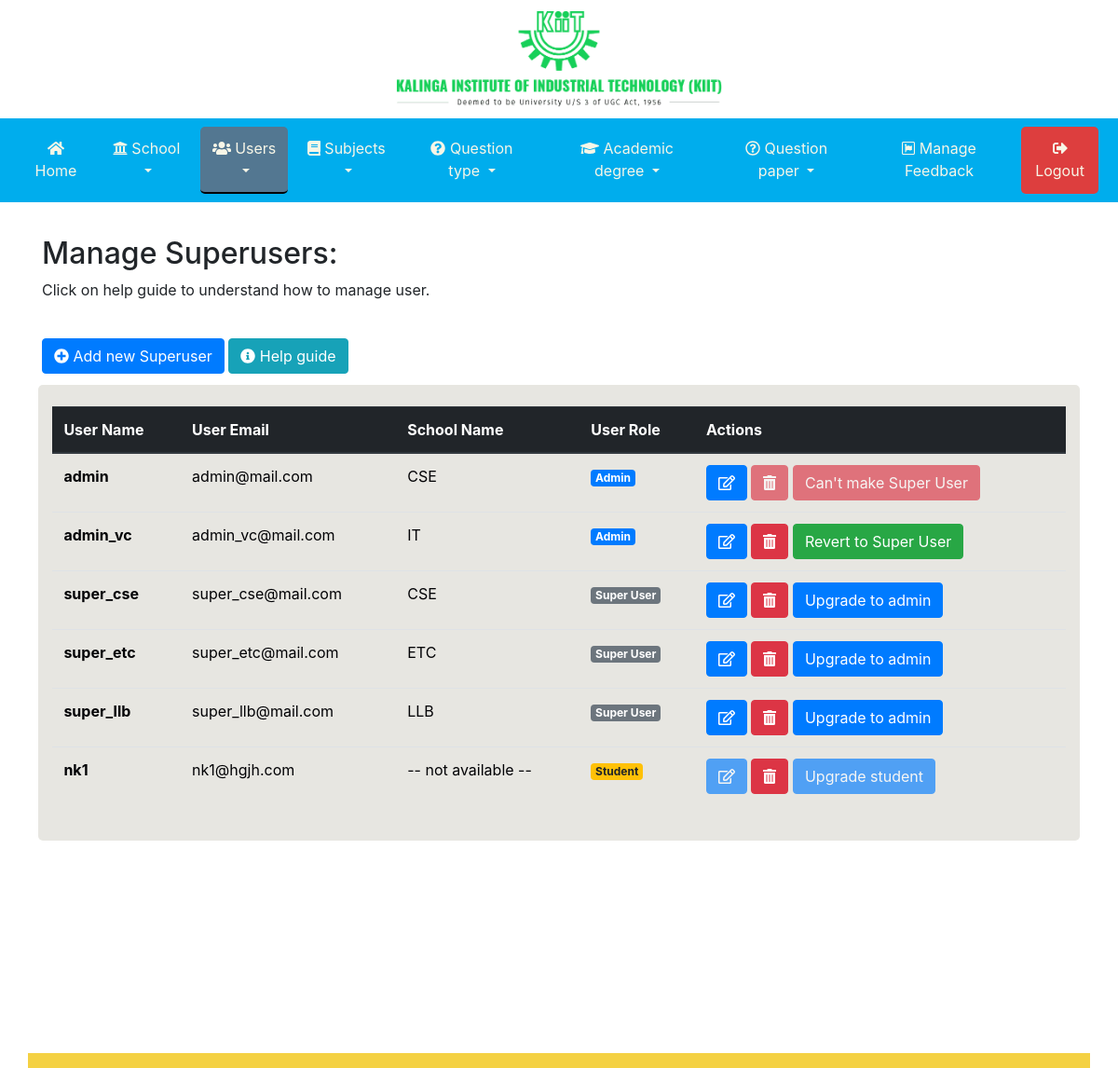
Page /nishi/manage-user.php (signed in) on the committed database.
### tables this page shows
CREATE TABLE `user_info` (
  `user_id` int(4) NOT NULL,
  `school_id` int(4) DEFAULT NULL,
  `name` varchar(100) DEFAULT NULL,
  `email` varchar(100) NOT NULL,
  `password` varchar(50) NOT NULL,
  `is_admin` bit(1) NOT NULL,
  `is_superUser` int(2) DEFAULT NULL,
  `is_student` tinyint(1) DEFAULT NULL,
  `injected_date` timestamp NULL DEFAULT CURRENT_TIMESTAMP
);

CREATE TABLE `school` (
  `school_id` int(4) NOT NULL,
  `school_name` varchar(50) NOT NULL,
  `school_desc` varchar(100) DEFAULT NULL,
  `comments` varchar(100) DEFAULT NULL,
  `injected_date` timestamp NULL DEFAULT CURRENT_TIMESTAMP
);

### nishi/manage-user.php (the view, shortened to what this page needs)
<?php session_start();
      include 'include/header.php';
      include 'include/navbar.php';
?>
<div class="container">
  <h2> Manage Superusers: </h2>
  <p>
    Click on help guide to understand how to manage user.
  </p><br>
    <a href="add-user.php" role="button" class="btn btn-md btn-primary">
      <i class="fa fa-plus-circle"></i>
      Add new Superuser
    </a>
    <button type="button" class="btn btn-md btn-info" data-toggle="modal" data-target="#helpGuide"><i class="fa fa-info-circle"></i> Help guide</button>
  <div class="row">
    <div class="col data-col" id="viewSchools">
        <table class="table">
          <thead class="thead-dark">
            <tr>
            <th scope="col">User Name</th>
            <th scope="col">User Email </th>
            <th scope="col">School Name</th>
            <th scope="col">User Role</th>
            <th scope="col">Actions</th>
          </tr>
        </thead>
        <tbody>
              <?php
              try {
              $pdo = Database::connect();
              $sql = "SELECT t1.user_id, t1.name, t1.email, t1.password, t1.is_admin, t1.is_superUser, t1.is_student, t2.school_name
                      FROM user_info AS t1 LEFT JOIN school AS t2
                      ON t1.school_id = t2.school_id ORDER BY user_id";
              ?>
              <?php foreach($pdo->query($sql) as $user) :?>
                <tr>
                  <th scope="row"> <?php echo $user['name'] ?> </th>
                  <td> <?php echo $user['email'] ?> </td>
                  <td>
                    <?php echo $user['school_name']?>
                    <?php if(empty($user['school_name'])):?>
                      -- not available --
                    <?php endif;?>
                  </td>
                  <td>
                    <?php if($user['is_admin']):?>
                      <span class="badge badge-primary">Admin</span>
                    <?php elseif($user['is_student']):?>
                      <span class="badge badge-warning">Student</span>
                    <?php else:?>
                      <span class="badge badge-secondary">Super User</span>
                    <?php endif;?>
                  </td>
                  <td>
                    <?php if($user['is_student']):?>
                      <button class="btn btn-md btn-primary" title="You can not edit student." disabled>
                          <i class="far fa-edit"></i>
                      </button>
                    <?php else:?>
                      <a href="edit-user.php?id=<?php echo $user['user_id'] ?>" role="button" class="btn btn-md btn-primary">
                          <i class="far fa-edit"></i>
                      </a>
                    <?php endif;?>
                    <?php if($user['user_id'] == $_SESSION['admin_logged_in']):?>
                      <button type="button" title="You can not delete yourselef!" class="btn btn-danger" disabled>
                        <i class="fa fa-trash-alt"></i>
                      </button>
                    <?php else:?>
                      <button type="button" class="btn btn-danger" data-toggle="modal" data-target="#deleteUser<?php echo $user['user_id']?>">
                        <i class="fa fa-trash-alt"></i>
                      </button>
                    <?php endif;?>
                    <?php if($user['is_admin'] && $user['user_id'] !== $_SESSION['admin_logged_in'] ):?>
                      <button type="button" class="btn btn-md btn-success" data-toggle="modal" data-target="#revertUser<?php echo $user['user_id']?>">Revert to Super User</button>
                    <?php elseif($user['user_id'] == $_SESSION['admin_logged_in']):?>
                      <button class="btn btn-md btn-danger" title="You are admin, you can not downgrade yourself to superuser" disabled>Can't make Super User</button>
                    <?php elseif($user['is_student']):?>
                      <button class="btn btn-primary" title="Student can not be upgraded to admin and super user" disabled>Upgrade student</button>
                    <?php else:?>
                      <button type="button" class="btn btn-primary" data-toggle="modal" data-target="#upgradeUser<?php echo $user['user_id']?>"> Upgrade to admin </button>
                    <?php endif;?>
                  </td>
                </tr>
              <?php endforeach;?>
              <?php
              } catch(PDOException $e) {
                echo "There is some problem in connection: " . $e->getMessage();
              }
            ?>
        </tbody>
    </table>
    </div>
  </div>
</div>
<?php include 'include/footer.php';?>

### nishi/include/header.php (shortened to what this page needs)
<!DOCTYPE html>
<html>
  <head>
    <link rel="stylesheet" href="css/main.css">
    <link rel="stylesheet" href="https://maxcdn.bootstrapcdn.com/bootstrap/4.0.0/css/bootstrap.min.css">
  </head>
  <body>
    <div class="logo-container text-center">
      <img src="image/logo.png" alt="Official logo of KIIT" class="img-responsive">
    </div>

### nishi/include/navbar.php (shortened to what this page needs)
<nav class="navbar navbar-expand-lg navbar-dark" style="background-color:#00aded;">
  <div class="collapse navbar-collapse" id="navbarNav">
    <ul class="navbar-nav nav-fill w-100">
      <?php
        $activePage = basename($_SERVER['PHP_SELF'], ".php");
       ?>
      <?php if(isset($_SESSION['admin_logged_in'])):?>
        <li class="nav-item <?= ($activePage == 'index') ? 'active':''; ?>">
          <a class="nav-link" href="index.php"><i class="fas fa-home"></i> Home </a>
        </li>
        <li class="nav-item dropdown <?= ($activePage == 'add-school') ? 'active':''; ?> <?= ($activePage == 'manage-school') ? 'active': '';?>">
          <a class="nav-link dropdown-toggle" href="#" id="navbarDropdown" role="button" data-toggle="dropdown" aria-haspopup="true" aria-expanded="false">
            <i class="fas fa-university"> </i> School
          </a>
        </li>
        <li class="nav-item dropdown  <?= ($activePage == 'add-user') ? 'active':''; ?> <?= ($activePage == 'manage-user') ? 'active': '';?>">
          <a class="nav-link dropdown-toggle" href="#" id="navbarDropdown" role="button" data-toggle="dropdown" aria-haspopup="true" aria-expanded="false">
            <i class="fas fa-users"></i> Users
          </a>
        </li>
        <li class="nav-item dropdown  <?= ($activePage == 'add-subject') ? 'active':''; ?> <?= ($activePage == 'manage-subject') ? 'active': '';?>">
          <a class="nav-link dropdown-toggle" href="#" id="navbarDropdown" role="button" data-toggle="dropdown" aria-haspopup="true" aria-expanded="false">
            <i class="fas fa-book"> </i> Subjects
          </a>
        </li>
        <li class="nav-item dropdown  <?= ($activePage == 'add-question-type') ? 'active':''; ?> <?= ($activePage == 'manage-question-type') ? 'active': '';?>">
          <a class="nav-link dropdown-toggle" href="#" id="navbarDropdown" role="button" data-toggle="dropdown" aria-haspopup="true" aria-expanded="false">
            <i class="fas fa-question-circle"> </i> Question type
          </a>
        </li>
        <li class="nav-item dropdown  <?= ($activePage == 'add-degree') ? 'active':''; ?> <?= ($activePage == 'manage-degree') ? 'active': '';?>" id="dropdown">
          <a class="nav-link dropdown-toggle" href="#" id="navbarDropdown" role="button" data-toggle="dropdown" aria-haspopup="true" aria-expanded="false">
           <i class="fa fa-graduation-cap"></i>  Academic degree
          </a>
        </li>
        <li class="nav-item dropdown <?= ($activePage == 'add-question-paper') ? 'active':''; ?> <?= ($activePage == 'manage-question-paper') ? 'active': '';?>" id="dropdown">
          <a class="nav-link dropdown-toggle" href="#" id="navbarDropdown" role="button" data-toggle="dropdown" aria-haspopup="true" aria-expanded="false">
            <i class="far fa-question-circle"> </i> Question paper
          </a>
        </li>
        <li class="nav-item <?= ($activePage == 'manage-feedback') ? 'active':''; ?>">
          <a class="nav-link" href="manage-feedback.php"><i class="fab fa-font-awesome-alt"></i> Manage Feedback </a>
        </li>
      <?php endif;?>
      <?php if(isset($_SESSION['logged_in'])):?>
        <li class="nav-item logout-item">
            <a class="nav-link" href="logout.php"> <i class="fa fa-sign-out-alt"></i> Logout</a>
        </li>
      <?php endif;?>
    </ul>
  </div>
</nav>

### nishi/include/footer.php (shortened to what this page needs)
 </body>
 <footer class="footer">
    <div class="container">
    </div>
  </footer>
</html>

### nishi/css/main.css (style rules this page uses)
.container { margin: 2%; padding: 1%; }
.active { background-color: #537791; border-bottom: 2px solid #020205; border-radius: 3px; font-weight: 600; }
.data-col { padding: 2% 3%; margin: 1%; background-color: #E7E6E1; color: #020205; border-radius: 5px; }
.navbar-nav .nav-item { font-weight: 400; }
.nav-link { color: #F7F6E7 !important; }
.logo-container { margin: 1%; transition: all 300ms ease-in-out; }
.logo-container img { width: 350px; height: 103px; }
html { position: relative; min-height: 100%; }
body { margin-bottom: 20px; }
.footer .container { background-color: #F4D143; }
.footer { position: absolute; text-align: center; bottom: 0; width: 100%; height: 40px; line-height: 40px; color: grey; }
.nav-item { border-radius: 5px; padding: 3px; margin: 1px 5px; }
.logout-item { background-color: #DD3E3E !important; border-radius: 5px; padding: 3px; margin: 1px 5px; transition: all 300ms ease-in-out; }

### rows in the picture
user_info: name "admin", email "admin@mail.com", school.school_name "CSE", is_admin "Admin"
user_info: name "admin_vc", email "admin_vc@mail.com", school.school_name "IT", is_admin "Admin"
user_info: name "super_cse", email "super_cse@mail.com", school.school_name "CSE", is_admin "Super User"
user_info: name "super_etc", email "super_etc@mail.com", school.school_name "ETC", is_admin "Super User"
user_info: name "super_llb", email "super_llb@mail.com", school.school_name "LLB", is_admin "Super User"
user_info: name "nk1", email "nk1@hgjh.com", shows "-- not available --", is_admin "Student", is_student 1 (drawn)
